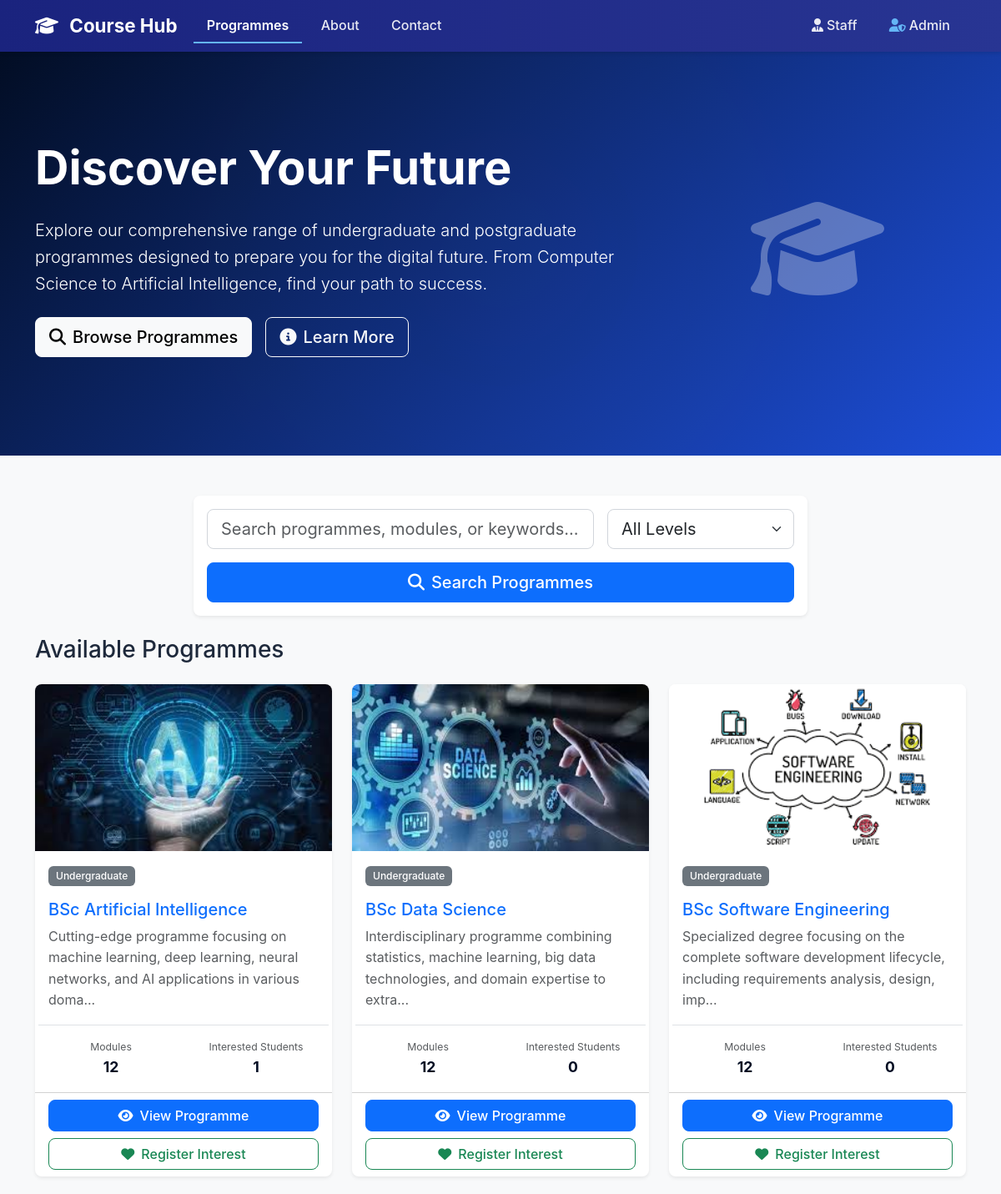
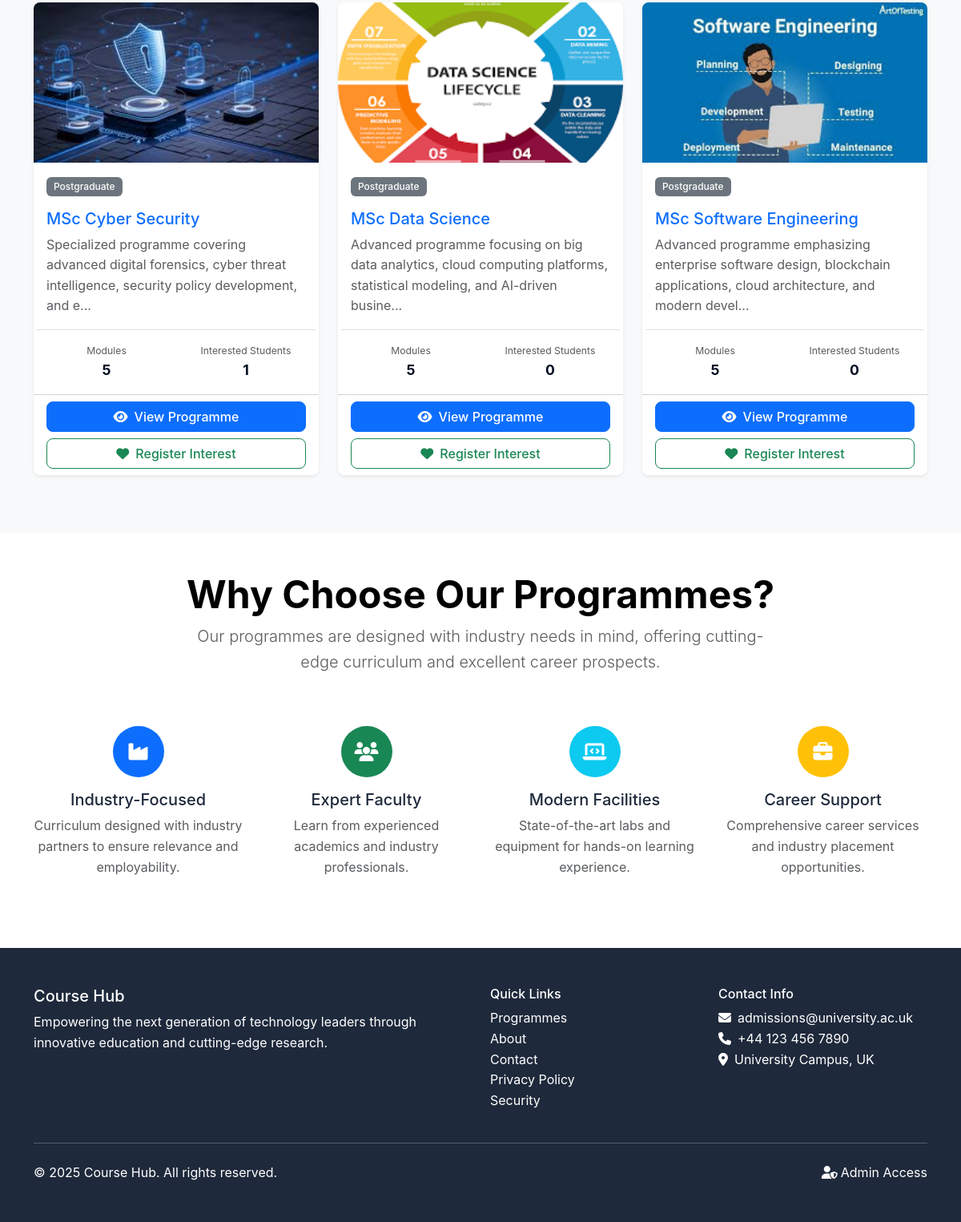
The page / on the database its author committed (2 pictures, top to bottom).
### tables this page shows
CREATE TABLE `programmes` (
  `ProgrammeID` int(11) NOT NULL,
  `ProgrammeCode` varchar(20) NOT NULL,
  `ProgrammeName` varchar(200) NOT NULL,
  `LevelID` int(11) NOT NULL,
  `ProgrammeLeaderID` int(11) DEFAULT NULL,
  `Description` text DEFAULT NULL,
  `EntryRequirements` text DEFAULT NULL,
  `CareerProspects` text DEFAULT NULL,
  `Duration` varchar(50) DEFAULT NULL,
  `Image` varchar(255) DEFAULT NULL,
  `IsPublished` tinyint(1) DEFAULT 0,
  `IsActive` tinyint(1) DEFAULT 1,
  `CreatedAt` timestamp NOT NULL DEFAULT current_timestamp(),
  `UpdatedAt` timestamp NOT NULL DEFAULT current_timestamp() ON UPDATE current_timestamp()
);

CREATE TABLE `levels` (
  `LevelID` int(11) NOT NULL,
  `LevelName` varchar(50) NOT NULL,
  `Description` text DEFAULT NULL,
  `SortOrder` int(11) DEFAULT 0
);

### config/config.php (called while the page is built, shortened)
<?php
require_once BASE_PATH . '/includes/security.php';
require_once BASE_PATH . '/classes/Programme.php';
$database = new Database();
$db = $database->getConnection();
$programme = new Programme($db);
function truncateText($text, $length = 100) {
    return substr($text, 0, $length) . '...';
}
?>

### classes/Programme.php (called while the page is built, shortened)
<?php
class Programme {
    private $db;
    public function __construct($database) {
        $this->db = $database;
    }
    public function getPublishedProgrammes($levelId = null, $search = null) {
        try {
            $sql = "
                SELECT p.ProgrammeID, p.ProgrammeCode, p.ProgrammeName, p.Description,
                       p.EntryRequirements, p.CareerProspects, p.Duration, p.Image,
                       l.LevelName, s.Name as ProgrammeLeader
                FROM Programmes p
                JOIN Levels l ON p.LevelID = l.LevelID
                LEFT JOIN Staff s ON p.ProgrammeLeaderID = s.StaffID
                WHERE p.IsPublished = 1 AND p.IsActive = 1
            ";
            $params = [];
            $sql .= " ORDER BY l.SortOrder, p.ProgrammeName";
            $stmt = $this->db->prepare($sql);
            $stmt->execute($params);
            return $stmt->fetchAll();
        } catch (Exception $e) {
            error_log("Get published programmes error: " . $e->getMessage());
            return [];
        }
    }
    public function getProgrammeStats($programmeId) {
        try {
            $stmt = $this->db->prepare("
                SELECT COUNT(*) as module_count
                FROM ProgrammeModules pm
                JOIN Modules m ON pm.ModuleID = m.ModuleID
                WHERE pm.ProgrammeID = ? AND m.IsActive = 1
            ");
            $stmt->execute([$programmeId]);
            $moduleCount = $stmt->fetch()['module_count'];
            $stmt = $this->db->prepare("
                SELECT COUNT(*) as student_count
                FROM InterestedStudents
                WHERE ProgrammeID = ? AND IsSubscribed = 1
            ");
            $stmt->execute([$programmeId]);
            $studentCount = $stmt->fetch()['student_count'];
            return [
                'module_count' => $moduleCount,
                'interested_students' => $studentCount
            ];
        } catch (Exception $e) {
            error_log("Get programme stats error: " . $e->getMessage());
            return ['module_count' => 0, 'interested_students' => 0];
        }
    }
}
?>

### index.php (the view, shortened to what this page needs)
<?php
require_once 'config/config.php';
$levelFilter = isset($_GET['level']) ? (int)$_GET['level'] : null;
$searchQuery = isset($_GET['search']) ? sanitize($_GET['search']) : '';
if (!empty($searchQuery)) {
    $programmes = $programme->searchProgrammes($searchQuery, $levelFilter);
} else {
    $programmes = $programme->getPublishedProgrammes($levelFilter);
}
$programmeStats = [];
foreach ($programmes as $prog) {
    $programmeStats[$prog['ProgrammeID']] = $programme->getProgrammeStats($prog['ProgrammeID']);
}
?>
<!DOCTYPE html>
<html lang="en">
<head>
    <link href="https://cdn.jsdelivr.net/npm/bootstrap@5.3.0/dist/css/bootstrap.min.css" rel="stylesheet">
    <link href="https://cdnjs.cloudflare.com/ajax/libs/font-awesome/6.4.0/css/all.min.css" rel="stylesheet">
    <link href="assets/css/style.css" rel="stylesheet">
</head>
<body>
      <?php include 'includes/navbar.php'; ?>
    <section class="hero-section bg-gradient-primary text-white py-5" style="margin-top: 50px;">
        <div class="container">
            <div class="row align-items-center min-vh-50">
                <div class="col-lg-8">
                    <h1 class="display-4 fw-bold mb-4">Discover Your Future</h1>
                    <p class="lead mb-4">
                        Explore our comprehensive range of undergraduate and postgraduate programmes
                        designed to prepare you for the digital future. From Computer Science to
                        Artificial Intelligence, find your path to success.
                    </p>
                    <div class="d-flex flex-wrap gap-3">
                        <a href="#programmes" class="btn btn-light btn-lg">
                            <i class="fas fa-search me-2"></i>Browse Programmes
                        </a>
                        <a href="about.php" class="btn btn-outline-light btn-lg">
                            <i class="fas fa-info-circle me-2"></i>Learn More
                        </a>
                    </div>
                </div>
                <div class="col-lg-4">
                    <div class="text-center">
                        <i class="fas fa-graduation-cap hero-icon"></i>
                    </div>
                </div>
            </div>
        </div>
    </section>
    <section id="programmes" class="py-5 bg-light">
        <div class="container">
            <div class="row mb-4">
                <div class="col-lg-8 mx-auto">
                    <form method="GET" action="index.php" class="card shadow-sm">
                        <div class="card-body">
                            <div class="row g-3">
                                <div class="col-md-8">
                                    <input type="text" class="form-control form-control-lg" id="search" name="search"
                                           placeholder="Search programmes, modules, or keywords..."
                                           value="<?php echo htmlspecialchars($searchQuery); ?>">
                                </div>
                                <div class="col-md-4">
                                    <select class="form-select form-select-lg" id="level" name="level">
                                        <option value="">All Levels</option>
                                    </select>
                                </div>
                                <div class="col-12">
                                    <button type="submit" class="btn btn-primary btn-lg w-100">
                                        <i class="fas fa-search me-2"></i>Search Programmes
                                    </button>
                                </div>
                            </div>
                        </div>
                    </form>
                </div>
            </div>
            <div class="row mb-4">
                <div class="col-12">
                    <div class="d-flex justify-content-between align-items-center">
                        <h2 class="h3 mb-0">
                            <?php if (!empty($searchQuery)): ?>
                                Search Results for "<?php echo htmlspecialchars($searchQuery); ?>"
                            <?php else: ?>
                                Available Programmes
                            <?php endif; ?>
                        </h2>
                    </div>
                </div>
            </div>
            <div class="row">
                <?php if (empty($programmes)): ?>
                    <div class="col-12">
                        <div class="card text-center py-5">
                            <div class="card-body">
                                <i class="fas fa-search fa-3x text-muted mb-3"></i>
                                <h3>No programmes found</h3>
                                <p class="text-muted">Try adjusting your search criteria or browse all programmes.</p>
                                <a href="index.php" class="btn btn-primary">Browse All Programmes</a>
                            </div>
                        </div>
                    </div>
                <?php else: ?>
                    <?php foreach ($programmes as $prog): ?>
                        <div class="col-lg-6 col-xl-4 mb-4">
                            <div class="card h-100 shadow-sm programme-card">
                            <?php if ($prog['Image']): ?>
                                    <img src="<?php echo htmlspecialchars($prog['Image']); ?>"
                                         class="card-img-top programme-image"
                                         alt="<?php echo htmlspecialchars($prog['ProgrammeName']); ?>">
                                <?php else: ?>
                                    <div class="card-img-top programme-image-placeholder d-flex align-items-center justify-content-center">
                                        <i class="fas fa-graduation-cap fa-3x text-muted"></i>
                                    </div>
                                <?php endif; ?>
                                <div class="card-body d-flex flex-column">
                                    <div class="mb-2">
                                        <span class="badge bg-secondary mb-2"><?php echo htmlspecialchars($prog['LevelName']); ?></span>
                                    </div>
                                    <h5 class="card-title">
                                        <a href="programme.php?id=<?php echo $prog['ProgrammeID']; ?>"
                                           class="text-decoration-none">
                                            <?php echo htmlspecialchars($prog['ProgrammeName']); ?>
                                        </a>
                                    </h5>
                                    <p class="card-text text-muted flex-grow-1">
                                        <?php echo htmlspecialchars(truncateText($prog['Description'], 120)); ?>
                                    </p>
                                    <div class="programme-meta">
                                        <div class="row text-center border-top pt-3">
                                            <div class="col-6">
                                                <small class="text-muted d-block">Modules</small>
                                                <strong><?php echo $programmeStats[$prog['ProgrammeID']]['module_count']; ?></strong>
                                            </div>
                                            <div class="col-6">
                                                <small class="text-muted d-block">Interested Students</small>
                                                <strong><?php echo $programmeStats[$prog['ProgrammeID']]['interested_students']; ?></strong>
                                            </div>
                                        </div>
                                    </div>
                                </div>
                                <div class="card-footer bg-transparent">
                                    <div class="d-grid gap-2">
                                        <a href="programme.php?id=<?php echo $prog['ProgrammeID']; ?>"
                                           class="btn btn-primary">
                                            <i class="fas fa-eye me-2"></i>View Programme
                                        </a>
                                        <button type="button" class="btn btn-outline-success"
                                                data-bs-toggle="modal"
                                                data-bs-target="#interestModal"
                                                data-programme-id="<?php echo $prog['ProgrammeID']; ?>"
                                                data-programme-name="<?php echo htmlspecialchars($prog['ProgrammeName']); ?>">
                                            <i class="fas fa-heart me-2"></i>Register Interest
                                        </button>
                                    </div>
                                </div>
                            </div>
                        </div>
                    <?php endforeach; ?>
                <?php endif; ?>
            </div>
        </div>
    </section>
    <section class="py-5">
        <div class="container">
            <div class="row">
                <div class="col-lg-8 mx-auto text-center mb-5">
                    <h2 class="display-5 fw-bold text-black">Why Choose Our Programmes?</h2>
                    <p class="lead text-muted">
                        Our programmes are designed with industry needs in mind,
                        offering cutting-edge curriculum and excellent career prospects.
                    </p>
                </div>
            </div>
            <div class="row">
                <div class="col-md-6 col-lg-3 mb-4">
                    <div class="text-center">
                        <div class="feature-icon bg-primary text-white rounded-circle mx-auto mb-3">
                            <i class="fas fa-industry"></i>
                        </div>
                        <h5>Industry-Focused</h5>
                        <p class="text-muted">Curriculum designed with industry partners to ensure relevance and employability.</p>
                    </div>
                </div>
                <div class="col-md-6 col-lg-3 mb-4">
                    <div class="text-center">
                        <div class="feature-icon bg-success text-white rounded-circle mx-auto mb-3">
                            <i class="fas fa-users"></i>
                        </div>
                        <h5>Expert Faculty</h5>
                        <p class="text-muted">Learn from experienced academics and industry professionals.</p>
                    </div>
                </div>
                <div class="col-md-6 col-lg-3 mb-4">
                    <div class="text-center">
                        <div class="feature-icon bg-info text-white rounded-circle mx-auto mb-3">
                            <i class="fas fa-laptop-code"></i>
                        </div>
                        <h5>Modern Facilities</h5>
                        <p class="text-muted">State-of-the-art labs and equipment for hands-on learning experience.</p>
                    </div>
                </div>
                <div class="col-md-6 col-lg-3 mb-4">
                    <div class="text-center">
                        <div class="feature-icon bg-warning text-white rounded-circle mx-auto mb-3">
                            <i class="fas fa-briefcase"></i>
                        </div>
                        <h5>Career Support</h5>
                        <p class="text-muted">Comprehensive career services and industry placement opportunities.</p>
                    </div>
                </div>
            </div>
        </div>
    </section>
    <?php include_once "includes/footer.php"; ?>
</body>
</html>

### rows shown on the page
programmes: Image (picture), LevelID.LevelName "Undergraduate", ProgrammeName "BSc Artificial Intelligence", Description "Cutting-edge programme focusing on machine learning, deep learning, neural networks, and AI applications in various doma...", ProgrammeID "12", ProgrammeID "1"
programmes: Image (picture), LevelID.LevelName "Undergraduate", ProgrammeName "BSc Data Science", Description "Interdisciplinary programme combining statistics, machine learning, big data technologies, and domain expertise to extra...", ProgrammeID "12", ProgrammeID "0"
programmes: Image (picture), LevelID.LevelName "Undergraduate", ProgrammeName "BSc Software Engineering", Description "Specialized degree focusing on the complete software development lifecycle, including requirements analysis, design, imp...", ProgrammeID "12", ProgrammeID "0"
programmes: Image (picture), LevelID.LevelName "Postgraduate", ProgrammeName "MSc Cyber Security", Description "Specialized programme covering advanced digital forensics, cyber threat intelligence, security policy development, and e...", ProgrammeID "5", ProgrammeID "1"
programmes: Image (picture), LevelID.LevelName "Postgraduate", ProgrammeName "MSc Data Science", Description "Advanced programme focusing on big data analytics, cloud computing platforms, statistical modeling, and AI-driven busine...", ProgrammeID "5", ProgrammeID "0"
programmes: Image (picture), LevelID.LevelName "Postgraduate", ProgrammeName "MSc Software Engineering", Description "Advanced programme emphasizing enterprise software design, blockchain applications, cloud architecture, and modern devel...", ProgrammeID "5", ProgrammeID "0"

### other values the page prints
SITE_NAME "Course Hub"
